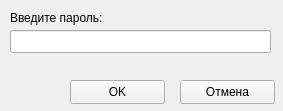
<?xml version="1.0" encoding="UTF-8"?>
<ui version="4.0">
 <class>PasswordDialog</class>
 <widget class="QWidget" name="PasswordDialog">
  <property name="windowModality">
   <enum>Qt::ApplicationModal</enum>
  </property>
  <property name="geometry">
   <rect>
    <x>0</x>
    <y>0</y>
    <width>283</width>
    <height>111</height>
   </rect>
  </property>
  <property name="sizePolicy">
   <sizepolicy hsizetype="Expanding" vsizetype="Expanding">
    <horstretch>0</horstretch>
    <verstretch>0</verstretch>
   </sizepolicy>
  </property>
  <property name="minimumSize">
   <size>
    <width>283</width>
    <height>111</height>
   </size>
  </property>
  <property name="maximumSize">
   <size>
    <width>283</width>
    <height>111</height>
   </size>
  </property>
  <property name="windowTitle">
   <string>Введите пароль</string>
  </property>
  <widget class="QPushButton" name="okButton">
   <property name="geometry">
    <rect>
     <x>70</x>
     <y>80</y>
     <width>95</width>
     <height>24</height>
    </rect>
   </property>
   <property name="text">
    <string>OK</string>
   </property>
  </widget>
  <widget class="QPushButton" name="cancelButton">
   <property name="geometry">
    <rect>
     <x>180</x>
     <y>80</y>
     <width>95</width>
     <height>24</height>
    </rect>
   </property>
   <property name="text">
    <string>Отмена</string>
   </property>
  </widget>
  <widget class="QLineEdit" name="lineEdit">
   <property name="geometry">
    <rect>
     <x>10</x>
     <y>30</y>
     <width>261</width>
     <height>23</height>
    </rect>
   </property>
   <property name="echoMode">
    <enum>QLineEdit::Password</enum>
   </property>
  </widget>
  <widget class="QLabel" name="label">
   <property name="geometry">
    <rect>
     <x>10</x>
     <y>10</y>
     <width>101</width>
     <height>16</height>
    </rect>
   </property>
   <property name="text">
    <string>Введите пароль:</string>
   </property>
  </widget>
 </widget>
 <resources/>
 <connections/>
</ui>
